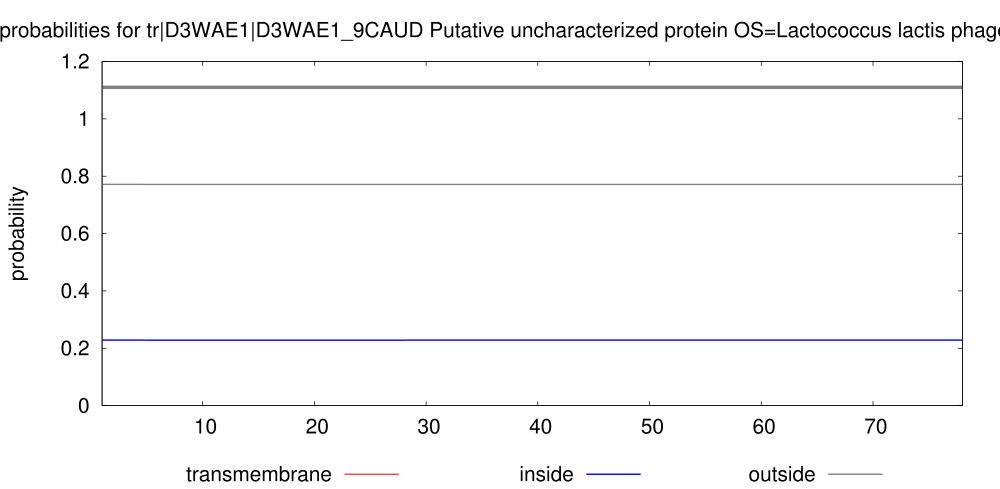

The gnuplot source for this figure:
set arrow from 1,1.11 to 78,1.11 nohead lt 9 lw 10
set key below
set title "TMHMM posterior probabilities for tr|D3WAE1|D3WAE1_9CAUD Putative uncharacterized protein OS=Lactococcus lactis phage p2 PE=4 SV=1 ORF=24"
set yrange [0:1.2]
set size 2., 1.4
#set xlabel "position"
set ylabel "probability"
set xrange [1:78]
# Make the ps plot
set term postscript eps color solid "Helvetica" 30
set output "./TMHMM_9908/tr_D3WAE1_D3WAE1_9CAUD.eps"
plot "./TMHMM_9908/tr_D3WAE1_D3WAE1_9CAUD.plp" using 1:4 title "transmembrane" with impulses lt 1 lw 3, \
"" using 1:3 title "inside" with line lt 3 lw 4, \
"" using 1:5 title "outside" with line lt 9 lw 4
exit
